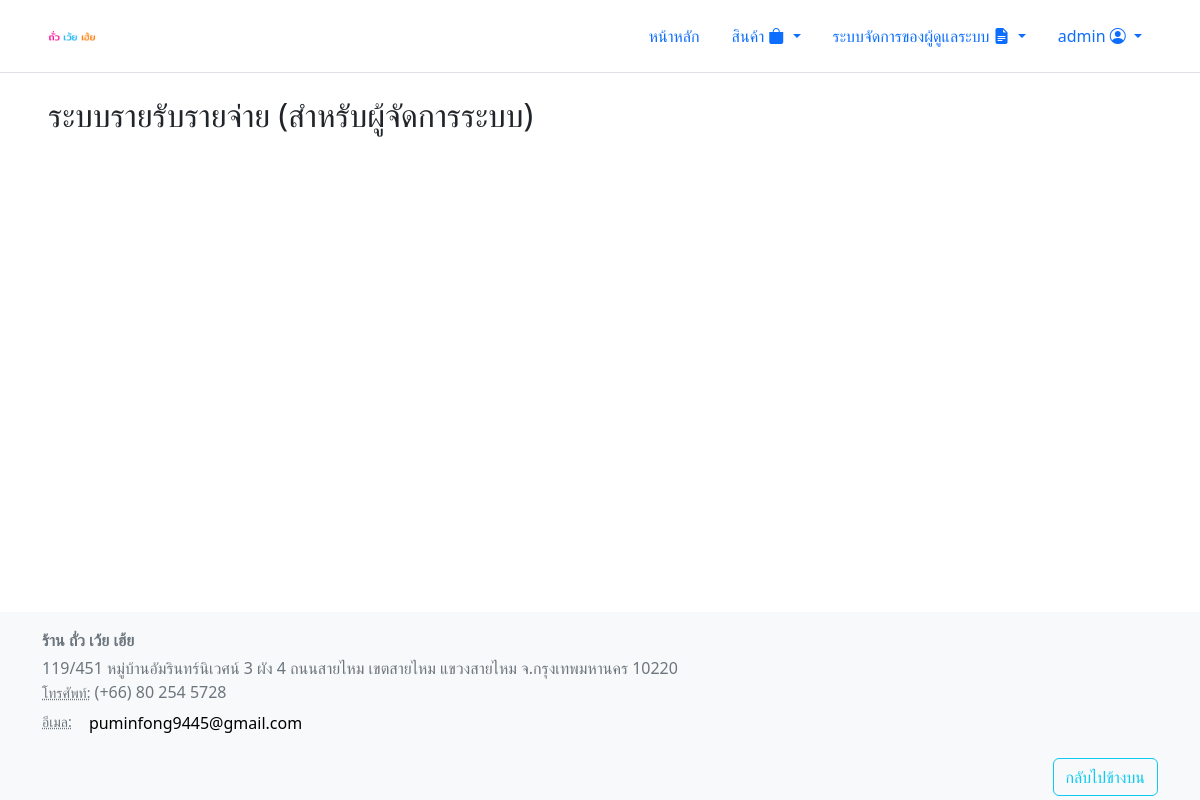
The app's page /view/admin_page/account_admin.php (signed in), older data.
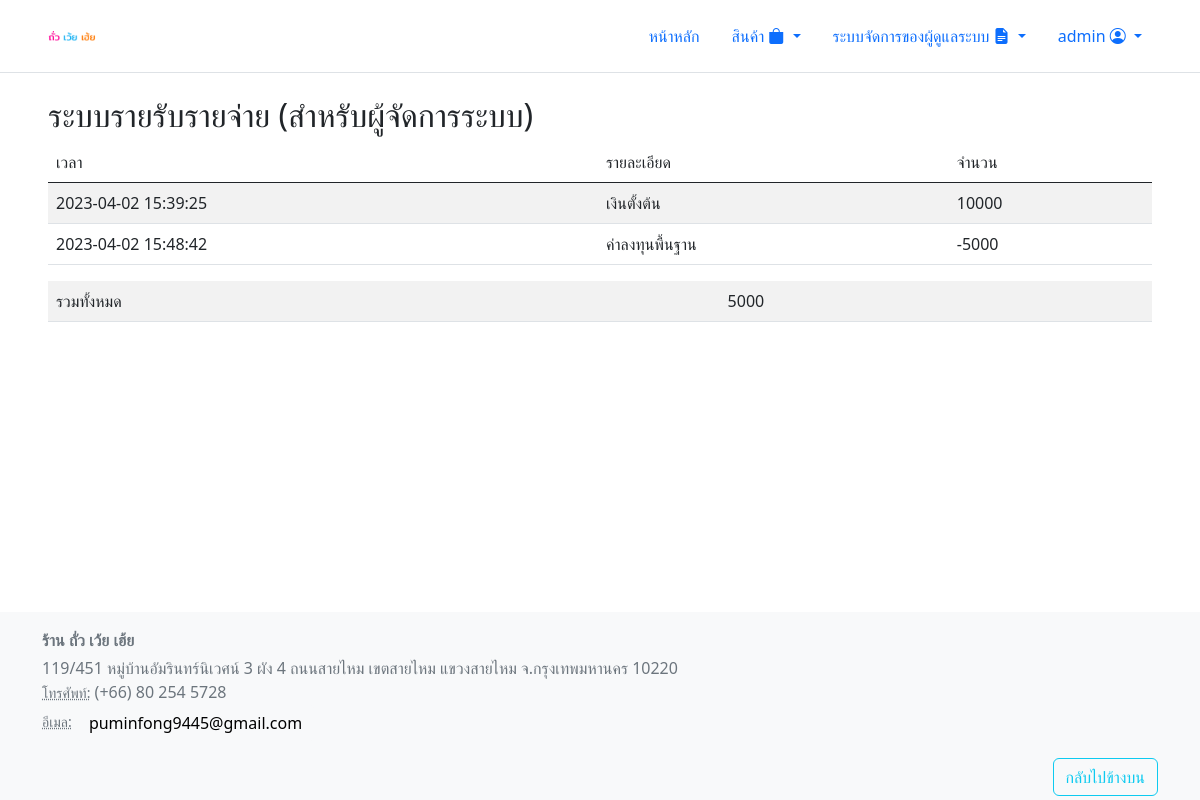
The same page, newer data.
### tables this page shows
CREATE TABLE `account` (
  `id` int(11) NOT NULL,
  `time_log` timestamp NOT NULL DEFAULT current_timestamp(),
  `amount` double NOT NULL,
  `info` varchar(255) NOT NULL
);

### html/view/admin_page/account_admin.php (the view, shortened to what this page needs)
<?php
require '../../inc/header.php';
?>
<h2>ระบบรายรับรายจ่าย (สำหรับผู้จัดการระบบ)</h2>
<?php
$account = mysqli_query($db,"SELECT * FROM `account`");
if (mysqli_num_rows($account) > 0) {
$amount = 0;
?>
<table id="accountTable" class="table table-striped" style="width:100%">
    <thead>
        <tr>
            <td>
                เวลา
            </td>
            <td>
                รายละเอียด
            </td>
            <td>
                จำนวน
            </td>
        </tr>
    </thead>
    <tbody>
        <?php while ($log_account = mysqli_fetch_assoc($account)) { $amount += $log_account['amount']; ?>
        <tr>
            <td>
                <?= $log_account['time_log'] ?>
            </td>
            <td>
                <?= $log_account['info'] ?>
            </td>
            <td>
                <?= $log_account['amount'] ?>
            </td>
        </tr>
        <?php } ?>
    </tbody>
</table>
<div class="md-5">
 <table id="logTableall" class="table table-striped" style="width:100%">
        <tbody>
                <tr>
                        <td>รวมทั้งหมด</td>
                        <td><?= $amount ?></td>
                </tr>
        </tbody>
</table>
</div>
<?php
}
require '../../inc/footer.php';
?>

Row changes from the older to the newer data that the page shows:
added account: time_log "2023-04-02 15:39:25", info "เงินตั้งต้น", amount "10000"
added account: time_log "2023-04-02 15:48:42", info "ค่าลงทุนพื้นฐาน", amount "-5000"
Text that changed along with them:
$amount: (not shown) → "5000"
text now shown: "เวลา รายละเอียด จำนวน รวมทั้งหมด"
